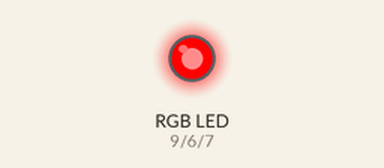
Recording of a sketch running on a simulated Arduino Uno, built with avr-gcc and run on an emulated ATmega328P. Parts: an RGB LED mixed from three pins (HIGH = lit). Dim RGB values are drawn brighter than linear.

Above: at 0.05 s.
At 1.5 s:
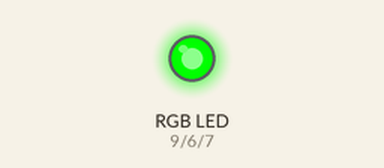
At 3.0 s:
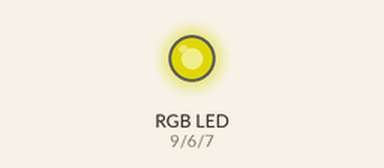
Timing chart, 0 to 6.9 s (numbered marks = the images above):
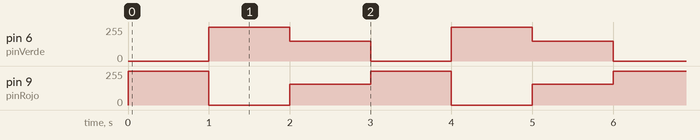

The sketch:

rgb_led.ino
```cpp
/**
 * Led RGB (ánodo común)
 */

// Creamos una variable que nos permitira saber en todo momento en que pines esta el LED
int pinRojo = 9;
int pinVerde = 6;
int pinAzul = 7;

void setup() {
  // Establecemos los pines como salida.
  pinMode(pinRojo, OUTPUT);
  pinMode(pinVerde, OUTPUT);
  pinMode(pinAzul, OUTPUT);
}

void loop() {
  setColor(255,0,0);
  delay(1000);
  setColor(0,255,0);
  delay(1000);
  setColor(155,150,110);
  delay(1000);
}

void setColor(int rojo, int verde, int azul){
  analogWrite(pinRojo, rojo);
  analogWrite(pinVerde, verde);
  analogWrite(pinAzul, azul);
}
```

Measured:
- by itself, pin 6 (pinVerde): repeats every 3.0 s: 150/255 1.0 s, 0/255 1.0 s, 255/255 1.0 s
- by itself, pin 9 (pinRojo): repeats every 3.0 s: 0/255 1.0 s, 155/255 1.0 s, 255/255 1.0 s
